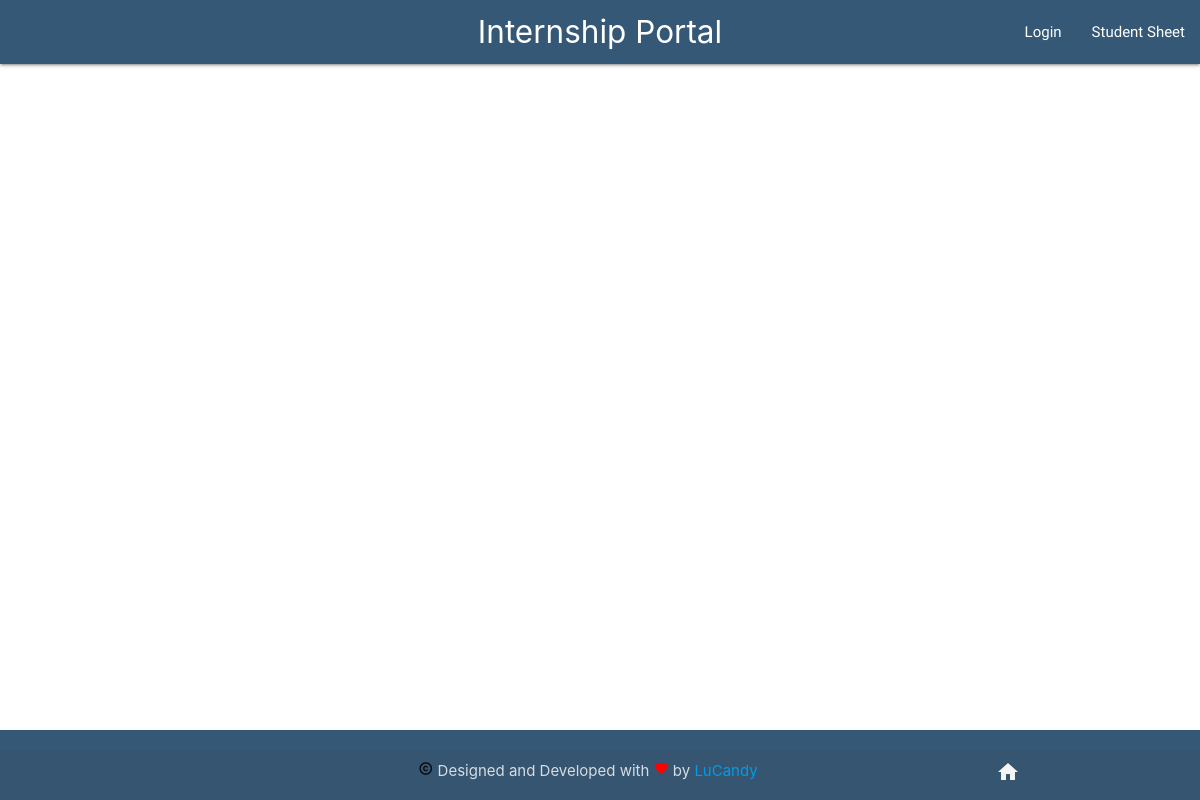
The app's page /interns/category/CIVIL/, older data.
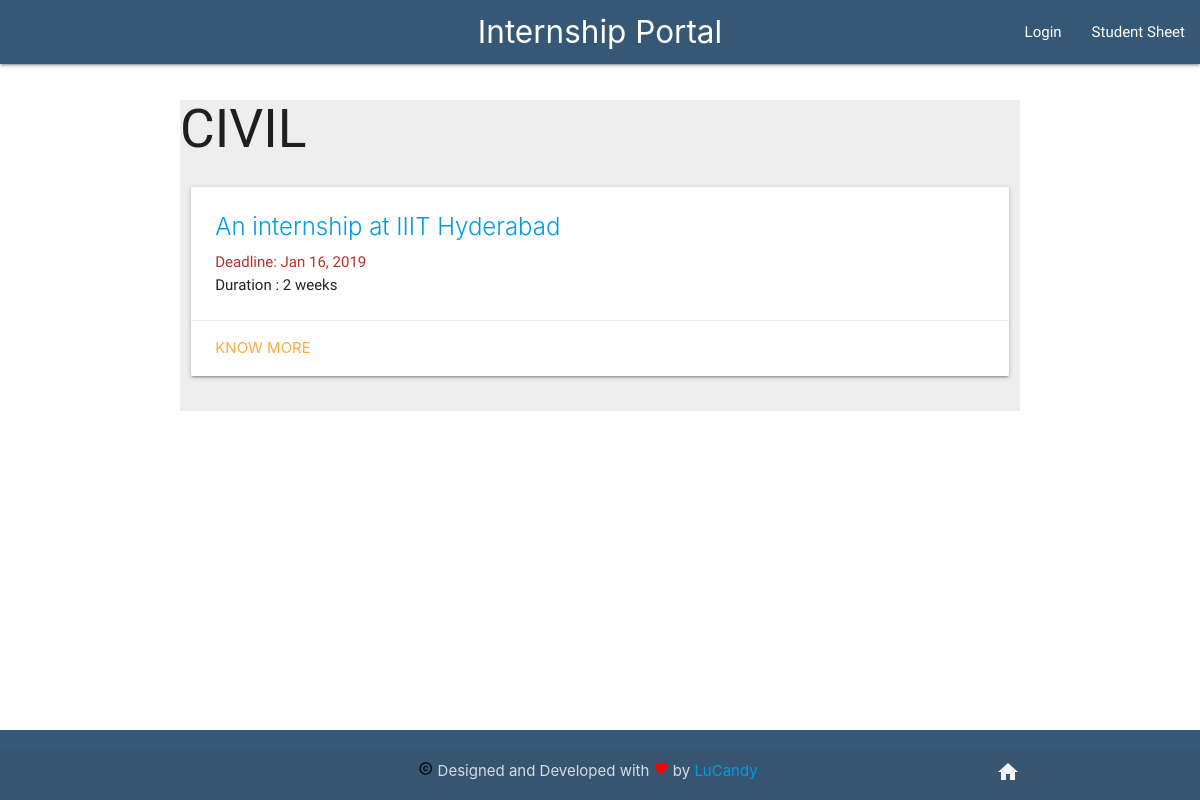
The same page, newer data.
### interns/models.py (models this page shows, shortened)
class Intern(models.Model):
    user = models.ForeignKey(settings.AUTH_USER_MODEL, on_delete=models.DO_NOTHING)
    title = models.CharField(max_length=150)
    discipline=models.CharField(max_length=10)
    preReq = models.CharField(max_length=200)
    description = models.CharField(max_length=1000)
    place = models.CharField(max_length=100)
    eligibility = models.CharField(max_length=50)
    stiphend = models.CharField(max_length=50)
    timestamp = models.DateTimeField(auto_now_add=True)
    dateAdded = models.DateField(auto_now_add=True)
    deadLine = models.CharField(max_length=50)
    duration = models.CharField(max_length=30)
    studentsEnrolled= models.CharField(max_length=200,default='')
    studentsApproved= models.CharField(max_length=200,default='')

### interns/views.py (the view)
# urls.py: path(r'interns/category/<catName>/',dispSpecific,name='specific')
def dispSpecific(request,*args,**kwargs):
    catName=kwargs["catName"]
    if catName=="all":
        objects=Intern.objects.all()
    else:
        objects=Intern.objects.all().filter(discipline=catName)
    context={
        "obj":objects
    }
    return render(request,'specific.html',context)

### templates/specific.html (shortened to what this page needs)
{% extends 'base.html' %}
{% block content %}
<div class="col-md-12">
    <div style="background-color:#eee">
    {% for intern in obj %}
        {% if forloop.first %} <h2>{{intern.discipline}}</h2> <div class="row">{%endif%}
        <div class="col s12">
                  <div class="card">
        <div class="card-content">
          <span class="card-title"><a href="{% url 'intern_detail_view' pk=intern.id %}">{{ intern.title }}</a></span>
          <p style="color:#B83227">Deadline: <strong>{{intern.deadLine}}</strong></p>
          <p>Duration : <strong>{{intern.duration}}</strong></p>
        </div>
        <div class="card-action">
          <a href="{% url 'intern_detail_view' pk=intern.id %}">Know More</a>
        </div>
      </div>
      </div>
    {% if forloop.counter|divisibleby:1 %}</div>  <div class="row">{% endif %}
    {% if forloop.last %} </div> {% endif %}
    {% endfor %}
    </div>
{% endblock %}

Row changes from the older to the newer data that the page shows:
now on this page (row edited): Intern: discipline "CIVIL", title "An internship at IIIT Hyderabad", deadLine "Jan 16, 2019", duration "2 weeks"
